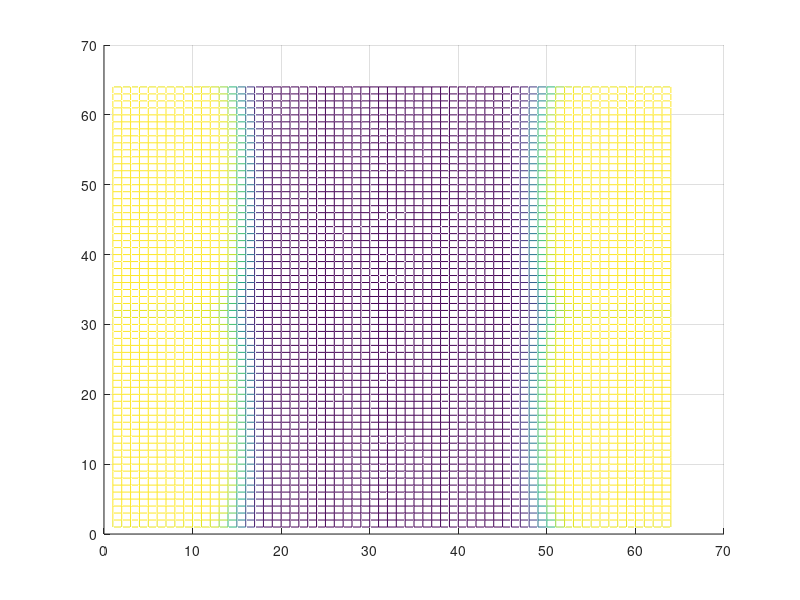

The MATLAB source for this figure:
clear all;
clc;
clf;
more off

function y = Xi(e1,e2)
y = 0.25*e1*e1*e1*e1 - 0.5*e1*e1 + 0.25*e2*e2*e2*e2 - 0.5*e2*e2 + 2*e1*e1*e2*e2 + 0.25;
endfunction

function y = Xip(e1,e2)
y = e1*e1*e1 - e1 + 4*e1*e2*e2;
endfunction

kappac = 1.0;
kappaphi1 = 1.0 / 3.0;
kappaphi2 = 1.0 / 3.0;
A = 1.0;
B = 1.0;
Z = 1.0;
N = 64;
dx = 1.0;
c = zeros(N,N);
phi1 = zeros(N,N);
phi2 = zeros(N,N);
for i=1:N
for j=1:N
if (j < N/4 || j > (3*N)/4)
c(i,j) = 1.0;
if(i < N/2)
phi1(i,j) = 1.0;
else phi2(i,j) = 1.0;
endif
endif
endfor
endfor
mesh(c)
view(2)
pause(0)
halfN = N/2;
delk = 2*pi/N;
dt = 0.5;
for n=1:50
for m=1:2
for j=1:N
for k=1:N
gc(j,k) = 2*A*c(j,k)*(1-c(j,k))*(1-2*c(j,k)) + 2*B*c(j,k)*Xi(phi1(j,k),phi2(j,k)) - 2*Z*(1-c(j,k))*(phi1(j,k)*phi1(j,k)+phi2(j,k)*phi2(j,k));
gphi1(j,k) = B*c(j,k)*c(j,k)*Xip(phi1(j,k),phi2(j,k)) + 2*Z*(1-c(j,k))*(1-c(j,k))*phi1(j,k);
gphi2(j,k) = B*c(j,k)*c(j,k)*Xip(phi2(j,k),phi1(j,k)) + 2*Z*(1-c(j,k))*(1-c(j,k))*phi2(j,k);
endfor
endfor
gchat = fft2(gc);
gphi1hat = fft2(gphi1);
gphi2hat = fft2(gphi2);
chat = fft2(c);
phi1hat = fft2(phi1);
phi2hat = fft2(phi2);
for i=1:N
for j=1:N
if((i-1) <= halfN) kx = (i-1)*delk;
endif
if((i-1) > halfN) kx = (i-1-N)*delk;
endif
if((j-1) <= halfN) ky = (j-1)*delk;
endif
if((j-1) > halfN) ky = (j-1-N)*delk;
endif
k2 = kx*kx+ky*ky;
k4 = k2*k2;
chat(i,j) = (chat(i,j) - dt*k2*gchat(i,j)) / (1+2*kappac*k4*dt);
phi1hat(i,j) = (phi1hat(i,j) - dt*gphi1hat(i,j)) / (1+2*kappaphi1*k2*dt);
phi2hat(i,j) = (phi2hat(i,j) - dt*gphi2hat(i,j)) / (1+2*kappaphi2*k2*dt);
endfor
endfor
c = real(ifft2(chat));
phi1 = real(ifft2(phi1hat));
phi2 = real(ifft2(phi2hat));
endfor
mesh(c)
view(2)
pause(0)
endfor
